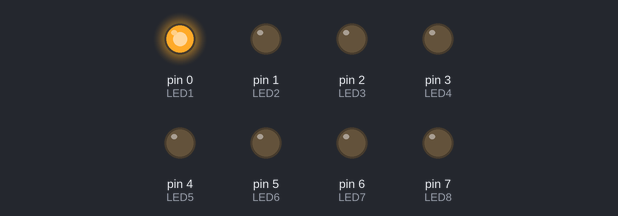
Bench run of a sketch on a simulated Arduino Uno, built with avr-gcc and run on an emulated ATmega328P. Shown: output pins drawn as LEDs (lit = HIGH).

Above: at 0.1 s.
At 0.9 s:
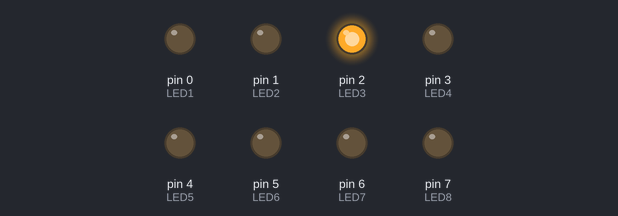
At 1.7 s:
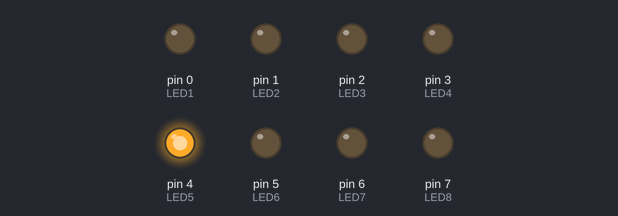
At 3.5 s:
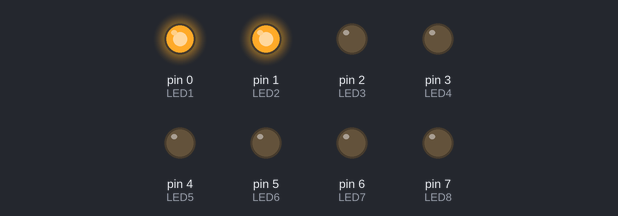
At 5.3 s:
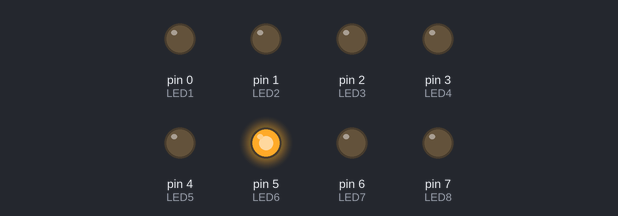
At 7.1 s:
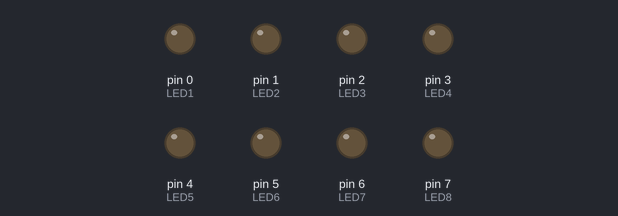
Timing chart, 0 to 7.4 s (numbered marks = the images above):
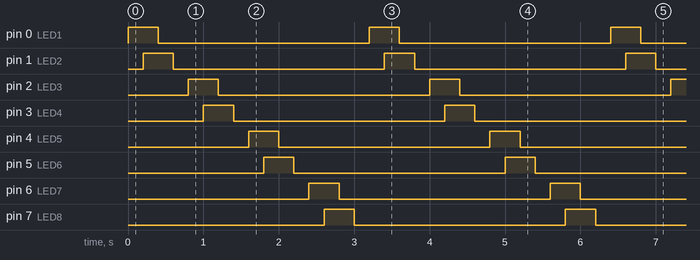

The sketch:

BlinkingLed.ino
```cpp
//To make a blinking LED which is sourcing circuit


#define LED1 0
#define LED2 1
#define LED3 2
#define LED4 3
#define LED5 4
#define LED6 5
#define LED7 6
#define LED8 7

#define DELAY 200

void setup() {
  //to configure pin 0 as the output pin
  pinMode(LED1, OUTPUT);
  //to configure pin 1 as the output pin
  pinMode(LED2, OUTPUT);
  //to configure pin 2 as the output pin
  pinMode(LED3, OUTPUT);


  pinMode(LED4, OUTPUT);
  pinMode(LED5, OUTPUT);
  pinMode(LED6, OUTPUT);
  pinMode(LED7, OUTPUT);
  pinMode(LED8, OUTPUT);
}

void loop() {
  /*
  //to blink the LEDs repeatedly we need to put it in the loop

  //to turn ON the LED1
  digitalWrite(LED1, HIGH);
  //to control the speed of the blinking we have to provide a delay
  delay(100);
  //to turn OFF the LED1
  digitalWrite(LED1, LOW);

  //to turn ON the LED2
  digitalWrite(LED2, 1);
  delay(100);
  //to turn OFF the LED2
  digitalWrite(LED2, 0);

  //to turn ON the LED3
  digitalWrite(LED3, 1);
  delay(100);
  //to turn OFF the LED3
  digitalWrite(LED3, 0);

  */
  blinkLights();

}

void blinkLights(){
  //to turn ON the LED1
  digitalWrite(LED1, HIGH);
  delay(DELAY);
  digitalWrite(LED2, HIGH);
  delay(DELAY);
  digitalWrite(LED1, LOW);
  delay(DELAY);
  digitalWrite(LED2, LOW);
  delay(DELAY);

  digitalWrite(LED3, HIGH);
  delay(DELAY);
  digitalWrite(LED4, HIGH);
  delay(DELAY);
  digitalWrite(LED3, LOW);
  delay(DELAY);
  digitalWrite(LED4, LOW);
  delay(DELAY);

  digitalWrite(LED5, HIGH);
  delay(DELAY);
  digitalWrite(LED6, HIGH);
  delay(DELAY);
  digitalWrite(LED5, LOW);
  delay(DELAY);
  digitalWrite(LED6, LOW);
  delay(DELAY);

  digitalWrite(LED7, HIGH);
  delay(DELAY);
  digitalWrite(LED8, HIGH);
  delay(DELAY);
  digitalWrite(LED7, LOW);
  delay(DELAY);
  digitalWrite(LED8, LOW);
  delay(DELAY);
}
```

Measured:
- by itself, pin 0 (LED1), pin 1 (LED2), pin 2 (LED3), pin 3 (LED4), pin 4 (LED5), pin 5 (LED6), pin 6 (LED7), pin 7 (LED8): alternates HIGH for 0.40 s and LOW for 2.8 s
- by itself, everything shown: repeats every 3.2 s, in 16 steps
